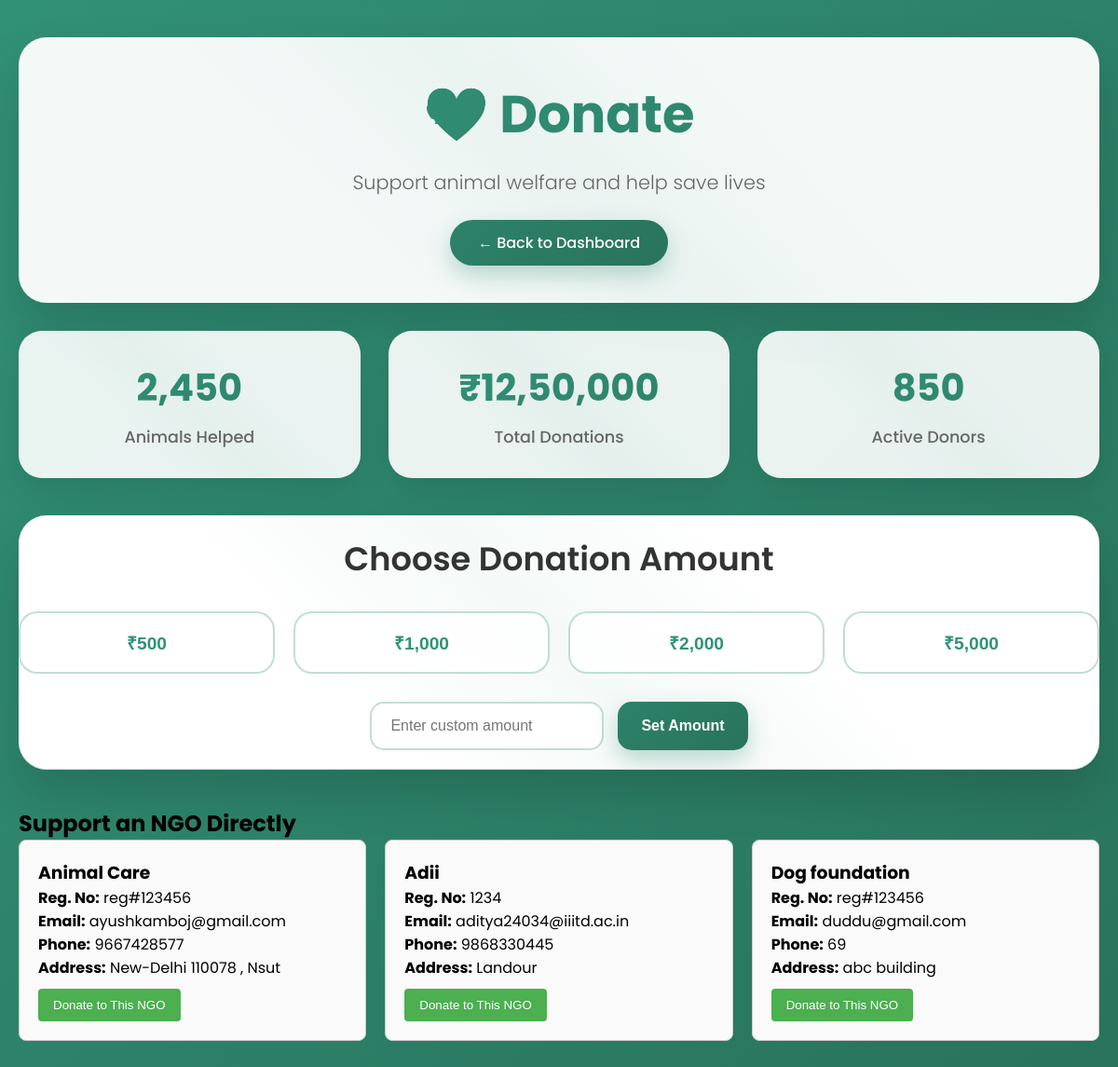
The page /user/donate (signed in) on the database its author committed.
### tables this page shows
CREATE TABLE ngos (
    "NGO Name" TEXT,
    "Email" TEXT PRIMARY KEY,
    "Phone Number" TEXT,
    "Address" TEXT,
    "NGO Registration Number" TEXT,
    "Password" TEXT
);

### app.py (the view)
@app.route('/user/donate')
@app.route('/user/donate')
def user_donate_with_ngos():
    if 'user_email' not in session or session.get('user_role') != 'user':
        return redirect(url_for('login'))
    user_email = session.get('user_email')
    conn = sqlite3.connect('users.db')
    conn.row_factory = sqlite3.Row
    cursor = conn.cursor()
    cursor.execute("SELECT * FROM ngos")
    ngos = cursor.fetchall()
    conn.close()
    return render_template('user_donate.html', ngos=ngos, user_email=user_email)

### templates/user_donate.html (shortened to what this page needs)
<!DOCTYPE html>
<html lang="en">
  <head>
    <link rel="stylesheet" href="/static/styles/user_donate.css" />
  </head>
  <body>
    <div class="container">
      <div class="header">
        <h1>💝 Donate</h1>
        <p>Support animal welfare and help save lives</p>
        <a href="{{ url_for('dashboard_user') }}" class="back-btn"
          >← Back to Dashboard</a
        >
      </div>
      <div class="donation-stats">
        <div class="stat-item">
          <div class="stat-number">2,450</div>
          <div class="stat-label">Animals Helped</div>
        </div>
        <div class="stat-item">
          <div class="stat-number">₹12,50,000</div>
          <div class="stat-label">Total Donations</div>
        </div>
        <div class="stat-item">
          <div class="stat-number">850</div>
          <div class="stat-label">Active Donors</div>
        </div>
      </div>
      <div class="donation-options sticky-donation">
        <h2>Choose Donation Amount</h2>
        <div class="amount-grid">
          <button class="amount-btn" onclick="selectAmount(500)">₹500</button>
          <button class="amount-btn" onclick="selectAmount(1000)">
            ₹1,000
          </button>
          <button class="amount-btn" onclick="selectAmount(2000)">
            ₹2,000
          </button>
          <button class="amount-btn" onclick="selectAmount(5000)">
            ₹5,000
          </button>
        </div>
        <div class="custom-amount">
          <input
            type="number"
            id="customAmount"
            placeholder="Enter custom amount"
            min="100"
          />
          <button onclick="selectCustomAmount()">Set Amount</button>
        </div>
      </div>
      <div class="ngo-section">
        <h2>Support an NGO Directly</h2>
        <div class="ngo-grid">
          {% for ngo in ngos %}
          <div class="ngo-card">
            <h3>{{ ngo["NGO Name"] }}</h3>
            <p>
              <strong>Reg. No:</strong> {{ ngo["NGO Registration Number"] }}
            </p>
            <p><strong>Email:</strong> {{ ngo["Email"] }}</p>
            <p><strong>Phone:</strong> {{ ngo["Phone Number"] }}</p>
            <p><strong>Address:</strong> {{ ngo["Address"] }}</p>
            <button onclick="donateToNGO('{{ ngo['NGO Name'] }}')">
              Donate to This NGO
            </button>
          </div>
          {% endfor %}
        </div>
      </div>
    </div>
  </body>
</html>

### templates/user_donate.html (style rules this page uses)
.sticky-donation { position: sticky; top: 0; background-color: white; padding: 20px 0; z-index: 100; border-bottom: 1px solid #ddd; }
.ngo-section { margin-top: 40px; }
.ngo-grid { display: grid; grid-template-columns: repeat(auto-fit, minmax(250px, 1fr)); gap: 20px; }
.ngo-card { border: 1px solid #ccc; border-radius: 8px; padding: 20px; background-color: #fafafa; }
.ngo-card h3 { margin-top: 0; }
.ngo-card button { margin-top: 10px; background-color: #4caf50; color: white; border: none; padding: 10px 16px; cursor: pointer; border-radius: 4px; }

### rows shown on the page
ngos: NGO Name "Animal Care", NGO Registration Number "reg#123456", Email "ayushkamboj@gmail.com", Phone Number "9667428577", Address "New-Delhi 110078 , Nsut"
ngos: NGO Name "Adii", NGO Registration Number "1234", Email "aditya24034@iiitd.ac.in", Phone Number "9868330445", Address "Landour"
ngos: NGO Name "Dog foundation", NGO Registration Number "reg#123456", Email "duddu@gmail.com", Phone Number "69", Address "abc building"
